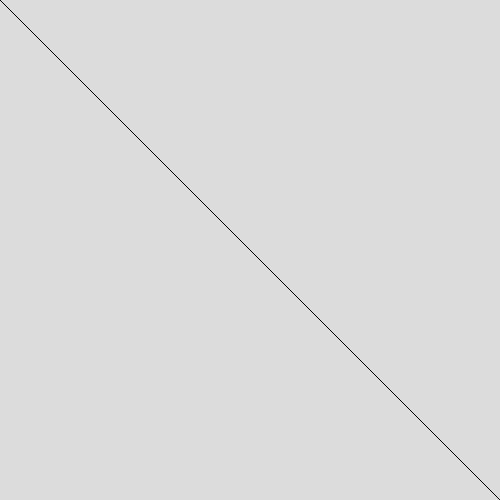
Frame 1 (no input)
Frame 60 (no input): identical to frame 1, image omitted
Frame 120 (the mouse pressed at the canvas centre since frame 60): identical to frame 1, image omitted

The p5.js sketch that drew this single still picture (run headless with seeded random() and noise() and a simulated clock; from frame 60 on, the mouse is pressed at the canvas centre):

// p5.js sketch
// ── sketch.js
function setup() {
  createCanvas(500,500);
}

function draw() {
  background(220);
  line(0,0,500,500);
}
